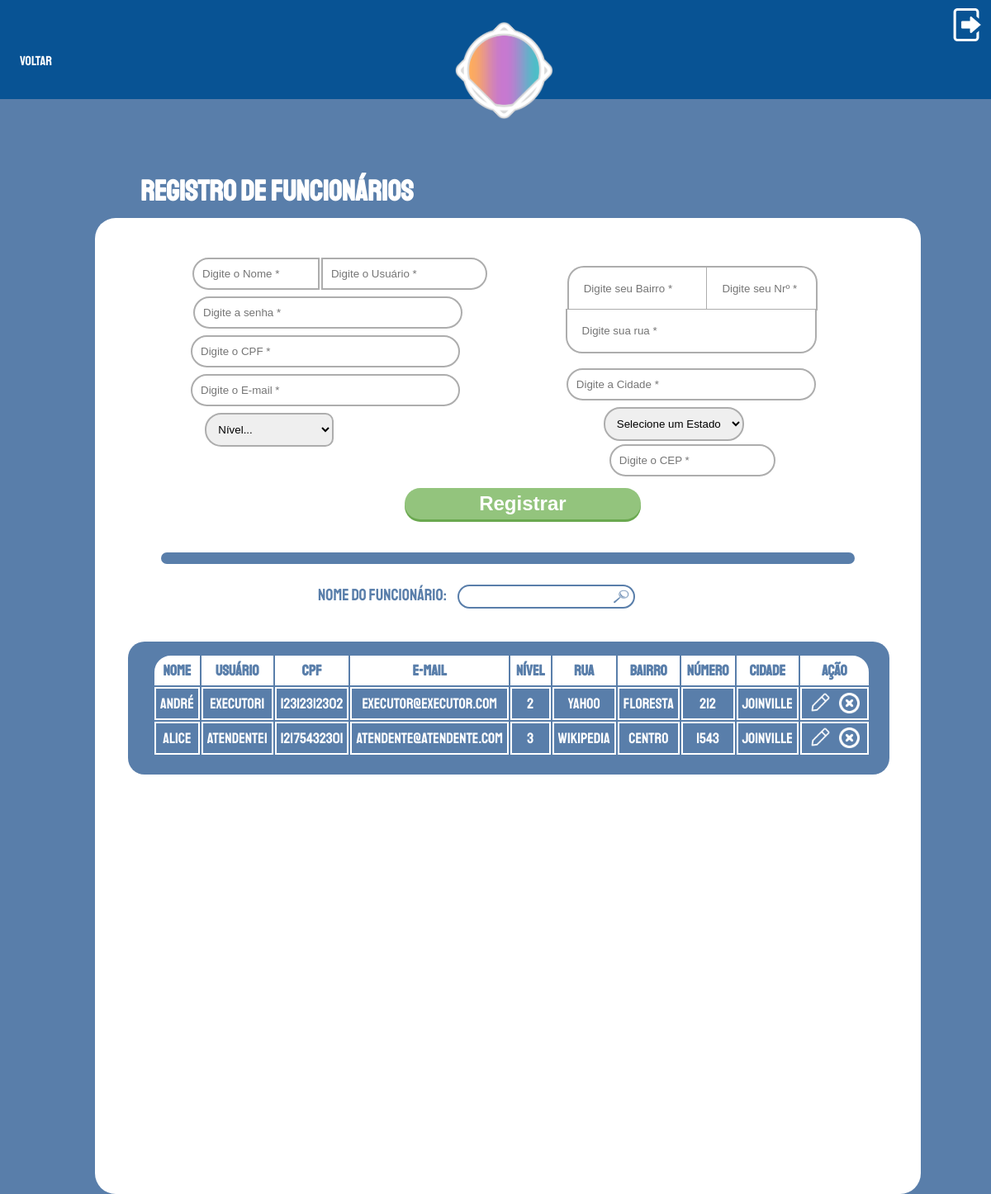
The app's page /paginasSistema/registroFuncionarios.php (signed in) with its own data.
### tables this page shows
CREATE TABLE `funcionarios` (
  `matricula` int(8) UNSIGNED ZEROFILL NOT NULL COMMENT 'Armazena a matricula dos funcionários.',
  `nome` varchar(45) NOT NULL COMMENT 'Armazena o nome dos funcionários.',
  `usuario` varchar(30) NOT NULL COMMENT 'Armazena o usuário para uso do software, funcionários.',
  `senha` varchar(32) NOT NULL COMMENT 'Armazena o senha para uso do software, funcionários.',
  `cpf` bigint(20) UNSIGNED NOT NULL COMMENT 'Armazena CPF dos funcionários',
  `email` varchar(60) NOT NULL COMMENT 'Armazena email dos funcionários.',
  `nivel` tinyint(3) UNSIGNED NOT NULL COMMENT 'Armazena o nível de acesso dos funcionários ao software.',
  `rua` varchar(45) NOT NULL COMMENT 'Armazena a rua do endereço dos funcionários.',
  `bairro` varchar(25) NOT NULL COMMENT 'Armazena o bairro do endereço dos funcionários.',
  `numero` int(10) UNSIGNED NOT NULL COMMENT 'Armazena o número do endereço dos funcionários.',
  `cidade` varchar(45) NOT NULL COMMENT 'Armazena a cidade do endereço dos funcionários.',
  `estado` char(2) NOT NULL COMMENT 'Armazena o estado do endereço dos funcionários.',
  `cep` int(10) UNSIGNED NOT NULL COMMENT 'Armazena o CEP do endereço dos funcionários.'
);

### paginasSistema/registroFuncionarios.php (the view, shortened to what this page needs)
<?php
if(isset($_SESSION['nivelLogado']) && $_SESSION['nivelLogado']==1){
 ?>
<!DOCTYPE html>
<html lang="pt-BR">
<head>
<link rel="stylesheet" href="../css/registroFuncionarios.css">
</head>
<body>
<header>
  <form method="POST" action="../php/efetuaLogout.php">
  <button type="submit"style="background-color: transparent; border: none; float: right"><img src="../img/iconsSistema/quit.png" alt="Sair do Sistema" id="saia"></button>
  </form>  <br><br><a href="registrosGerente.php"><p id="voltar">Voltar</p></a>
</header>
<main>
<img src="../img/Logo.png" alt="Logo" id="LogoPrincipal">
<p id="titulo">Registro de Funcionários</p>
<div id="conteudo">
  <form action="../php/registraFuncionario.php" method="POST" onsubmit="return validaRegistro()" >
    <fieldset id="fieldendereco">
      <div id="boxEndereco">
      <input type="text" name="bairro" id="txtBairro" class="textbox" placeholder="Digite seu Bairro *">
      <input type="text" name="numero" id="txtNumero" class="textbox" placeholder="Digite seu Nrº *">
      <br>
      <input type="text" name="rua" id="txtRua" class="textbox" placeholder="Digite sua rua *">
      <input type="text" name="cidade" id="txtCidade" class="textbox" placeholder="Digite a Cidade *">
      <input type="text" name="cep" id="txtCEP" class="textbox" placeholder="Digite o CEP *"><br>
      <select name="estado" id="txtEstado" class="textbox">
          <option value="0">Selecione um Estado</option>
      </select>
    </div>
  </fieldset>
    <br>
    <div id="pt1">
    <input type="text" name="nome" id="txtNome" class="textbox" placeholder="Digite o Nome *">
    <input type="text" name="usuario" id="txtUsuario" class="textbox" placeholder="Digite o Usuário *">
<br>
    <input type="text" name="senha" id="txtSenha" class="textbox" placeholder="Digite a senha *"><br>
    <input type="text" name="cpf" id="txtCPF" class="textbox" placeholder="Digite o CPF *"><br>
    <input type="text" name="email" id="txtEmail" class="textbox" placeholder="Digite o E-mail *"><br>
    <select id="nivel" name="nivel">
      <option value="0" id="seletor" selected>Nível...</option>
    </select><br>
  </div><br>
  <button type="submit" id="registrar">Registrar</button>
  </form>
  <br><br>
<div id="divisa"></div>
<br>
<div id="barra">
  <form method="POST" action="registroFuncionarios.php" >
<label for="buscaNome" id="nometxtpesquisa">Nome do Funcionário: </label>
<input type="text" name="buscaNome" id="nome">
<button type="submit" id="botaoPesquisa"><img src="../img/iconsSistema/pesquisaPequeno.png" alt="pesquisa" id="pesquisa"></button>
</form>
</div>
<br><br>
<div id="planoFundo">
  <table>
    <tr>
      <th id="th1">Nome</th>
      <th>Usuário</th>
      <th>CPF</th>
      <th>E-mail</th>
      <th>Nível</th>
      <th>Rua</th>
      <th>Bairro</th>
      <th>Número</th>
      <th>Cidade</th>
      <th id="th11">Ação</th>
    </tr>
    <?php
    require_once("../php/conexaoBanco.php");
    if(isset($_POST['buscaNome'])==false){
      $comando="SELECT * FROM funcionarios WHERE nivel!=1";
    }else if (isset($_POST['buscaNome'])==true
    && $_POST['buscaNome']==""){
      $comando="SELECT * FROM funcionarios WHERE nivel!=1";
    }else if (isset($_POST['buscaNome'])==true
    && $_POST['buscaNome']!=""){
        $busca = $_POST['buscaNome'];
        $comando="SELECT * FROM funcionarios WHERE nome LIKE '%".$busca."%' AND nivel!=1";
      }
      $resultado = mysqli_query($conexao,$comando);
      $linhas=mysqli_num_rows($resultado);
			if($linhas==0){		?>
    <tr>
				<td colspan="10">Nenhum funcionário encontrado</td>
			</tr>
			<?php
				}
    else{
      $funcionariosRetornados = array();
      while($cadaLinha = mysqli_fetch_assoc($resultado)){
        array_push($funcionariosRetornados,$cadaLinha);
      }
      foreach($funcionariosRetornados as $cadaFuncionario){
      ?>
      <tr>
      <td> <?php echo $cadaFuncionario['nome'];?> </td>
      <td> <?php echo $cadaFuncionario['usuario'];?> </td>
      <td> <?php echo $cadaFuncionario['cpf'];?> </td>
      <td> <?php echo $cadaFuncionario['email'];?> </td>
      <td> <?php echo $cadaFuncionario['nivel'];?> </td>
      <td> <?php echo $cadaFuncionario['rua'];?> </td>
      <td> <?php echo $cadaFuncionario['bairro'];?> </td>
      <td> <?php echo $cadaFuncionario['numero'];?> </td>
      <td> <?php echo $cadaFuncionario['cidade'];?> </td>
      <td class="tdborder">
        <form action="editaFuncionarioForm.php" method="POST" class="formato" id="editaform2">
          <button type="submit" class="buttonEditar"><img src="../img/iconsSistema/miniEditar.png" alt="Editar Conteúdo" id="editar2" class="icons"></button>
        </form>
        <form action="../php/excluiFuncionario.php" method="POST" class="formato" id="apagaform2">
          <button type="submit" class="buttonApagar" onClick="return confirma()"><img src="../img/iconsSistema/miniApagar.png" alt="Apagar conteúdo" id="apagar2" class="icons"></button>
        </form>
      </td>
      </tr>
    <?php
      }
    }
     ?>
  </table>
</div>
</div>
</main>
</body>
</html>
<?php }
else{
  header("Location: ../paginasSite/login.php");
}
 ?>

### css/registroFuncionarios.css (style rules this page uses)
* { margin: 0; padding: 0; font-family: "Staatliches", sans-serif; }
#nometxtpesquisa { color: #597eaa; }
html, body { width: 100%; height: 100%; background-color: #597eaa; }
main { height: 150%; width: 100%; }
header { background-color: #085394; height: 15%; width: 100%; }
header p { float: left; margin-left: 2%; margin-top: 2%; color: white; }
#conteudo { background-color: white; height: 95.2%; width: 80%; border-radius: 25px; padding: 20px; margin-left: 115px; margin-top: 10px; }
#titulo { font-size: 35px; color: white; font-weight: bold; margin-left: 170px; margin-top: 90px; }
#LogoPrincipal { width: 120px; height: 120px; position: absolute; top: 25px; margin-left: 45.8%; }
#saia { width: 40px; height: 40px; float: right; margin: 10px; }
#divisa { position: absolute; margin-left: 5%; height: 1%; width: 70%; background-color: #597eaa; border-radius: 20px; }
#pesquisa { width: 20px; height: 17px; margin-top: 4px; }
#botaoPesquisa { border: 2px solid #597eaa; border-radius: 0 20px 20px 0; padding: 0 5px; background-color: white; margin-top: 15px; position: relative; top: 4px; left: -5px; border-left: none; }
#txtUsuario { border-radius: 0 20px 20px 0; }
#nome { border-radius: 20px 0 0 20px; padding: 4px 6px; width: 170px; border: 2px solid #597eaa; }
select { margin-left: 2%; }
#txtBairro { width: 30%; border-radius: 20px 0 0 0; padding: 18px; border-bottom: 1px solid #adadad; border-right: 1px solid #adadad; position: relative; left: 3px; }
#txtNumero { width: 22%; border-radius: 0 20px 0 0; padding: 18px; border-left: 1px solid #adadad; border-bottom: 1px solid #adadad; }
#txtRua { width: 60.9%; border-radius: 0 0 20px 20px; padding: 18px; border-top: 1px solid #adadad; position: relative; top: -10px; }
#txtSenha, #txtCPF, #txtEmail { width: 35% }
#txtCidade { width: 64%; }
#txtSenha { margin-left: 3px; }
#pt1 { margin-left: 10%; }
#txtNome { margin-left: 2px; border-radius: 20px 0 0 20px; width: 15%; }
#txtUsuario { margin-right: 10px; }
#fieldendereco { float: right; text-align: center; border: none; padding: 20px 1px; margin-top: 10px; margin-right: 40px; }
#registrar { border: none; background: #93c47d; border-radius: 1000px; box-shadow: 0 3px #6aa84f; padding: 7px 90px; color: #ffffff; display: inline-block; font: normal bold 24px/1 "Calibri", sans-serif; text-align: center; margin-left: 170px; margin-top: 30px; cursor: pointer; margin-left: 37%; }
table { text-align: center; width: 95%; margin: 10px; margin-left: 25px; font-size: 18px; border-radius: 22px; }
#th1 { border-radius: 20px 0 0 0 }
#th11 { border-radius: 0 20px 0 0; padding: 5px 24px; }
#planoFundo { background-color: #597eaa; padding: 5px; padding-top: 5px; padding-bottom: 12px; width: 95%; border-radius: 20px; margin-left: 20px; }
td,th { border: 2px solid white; padding: 2px 5px; color: white; }
.formato { height: 20px; width: 20px; }
#seletor { color: black; }
#apagaform1, #apagaform2 { margin-left: 40px; margin-top: -2px; }
#editaform1, #editaform2 { float: left; margin-left: 5px; margin-top: 2px; margin-bottom: 10px; }
.icons { height: 20px; width: 20px; }
.buttonEditar, .buttonApagar { border: none; background-color: transparent; }
th { background-color: white; color: #597eaa; }
#barra { margin-left: 25%; }
.icons { height: 25px; width: 25px; }
#apagar1, #apagar2 { margin-top: 5px; }
#voltar { position: absolute; left: 0px; }
label { font-size: 20px; margin: 10px; }
.textbox { font-family: arial, sans-serif; color: black; border-radius: 20px; padding: 5px 10px; border: 2px solid #adadad; padding: 10px; margin-top: 8px; }
#nivel { margin-top: 8px; border-radius: 20px 10px 10px 20px; padding: 10px; width: 18%; border: 2px solid #adadad; font-family: arial,sans-serif; }
option { font-family: arial,sans-serif; }
#txtCEP, #txtEstado { position: absolute; }
#txtCEP { margin-left: -250px; margin-top: 100px; }
#txtEstado { margin-left: -106px; }

### records on screen
funcionarios: nome "André", usuario "executor1", cpf "12312312302", email "executor@executor.com", nivel "2", rua "Yahoo", bairro "Floresta", numero "212", cidade "Joinville"
funcionarios: nome "Alice", usuario "atendente1", cpf "12175432301", email "atendente@atendente.com", nivel "3", rua "Wikipedia", bairro "Centro", numero "1543", cidade "Joinville"
